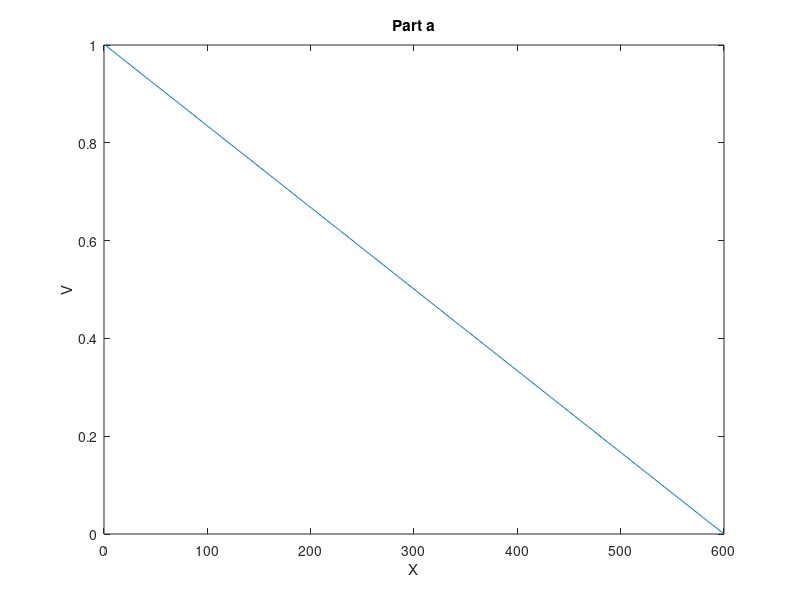

Recreate this plot in MATLAB.
clear
clc
%part 1
%use ratio 3/2 (L/W)
L = 3;
W = 2;
v0 = 1;

dx = 0.25;
dy = 0.25;

nx =3.0/0.1;
ny = 2/0.1;
np = nx*ny; %number of points
x = linspace(0,L,nx);
y = linspace(0,W,ny);

G = zeros(nx*ny,nx*ny);
F = zeros(nx*ny,1);

%boundary condition is 0 V on left and 1 on right

for i=1:np
    if (i == np) % right 
        G(i,i) = 1;
        F(i) = 0;
    elseif i == 1 % left
        G(i,i) = 1;
        F(i) = 1;
    else % Middle
        G(i,i)   = -2;
        G(i,i+1) =  1;
        G(i,i-1) =  1;
    end
end

figure(1)
V = G\F;
plot(V);
title(sprintf('Part a'));
xlabel('X')
ylabel('V')


%1b



